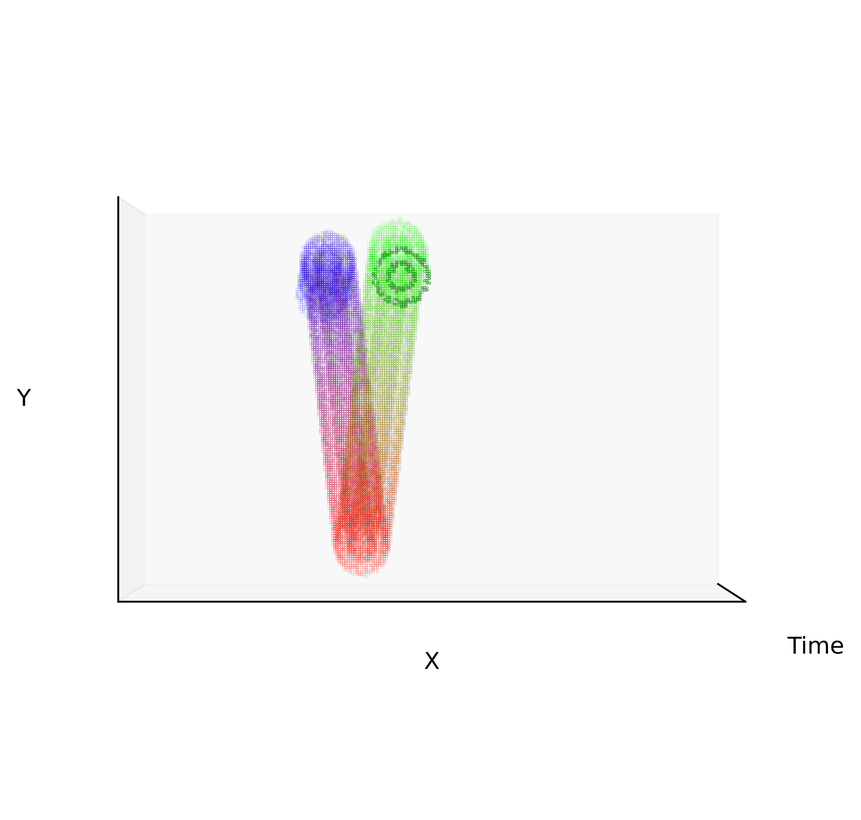
#> input picture visualization/images/path_10.png, 861 x 820 px, shrunk from 6178 x 5884 before the run; its folder holds 2 pictures in this run
$ python cropper.py
#> lines starting #> are read from the running program, lines starting #| are printed output that depends on the picture
from PIL import Image
import os

def crop_image(image_path, output_path):
    # Opens a image in RGB mode
#> called with image_path = 'images/path_10.png', output_path = 'images/path_10.png'
    im = Image.open(image_path)
#> im is the input picture: PIL image 861x820 RGBA; mean R, G, B, A 249, 248, 247.8, 255

    # Size of the image in pixels (size of original image)
    # (This is not mandatory)
    width, height = im.size
#> width = 861; height = 820

    # Setting the points for cropped image
    px_ratio = 15
    left = 0
    top = height*px_ratio/100
#> top = 123
    right = width
#> right = 861
    bottom = height*(100-px_ratio)/100
#> bottom = 697

    # Cropped image of above dimension
    # (It will not change original image)
    im1 = im.crop((left, top, right, bottom))
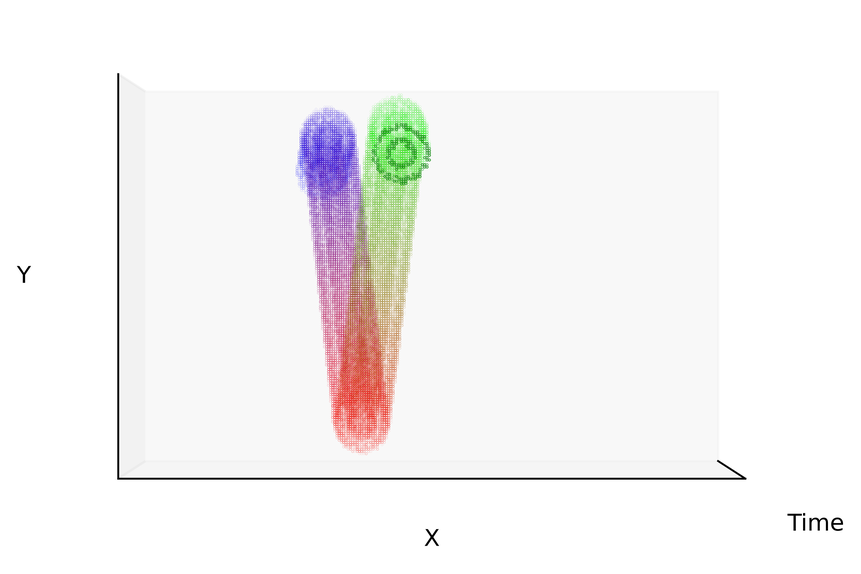
#> im1: PIL image 861x574 RGBA; mean R, G, B, A 246.5, 245, 244.8, 255

    # Shows the image in image viewer
    im1.save(output_path)


def crop_images_in_directory(input_directory, output_directory):
    if not os.path.exists(output_directory):
        os.makedirs(output_directory)

    for filename in os.listdir(input_directory):
        if filename.endswith(".png"):
            image_path = os.path.join(input_directory, filename)
            output_path = os.path.join(output_directory, filename)
            crop_image(image_path, output_path)
#> pass 2 of the loop in crop_images_in_directory, `for filename in os.listdir(input_directory):`:
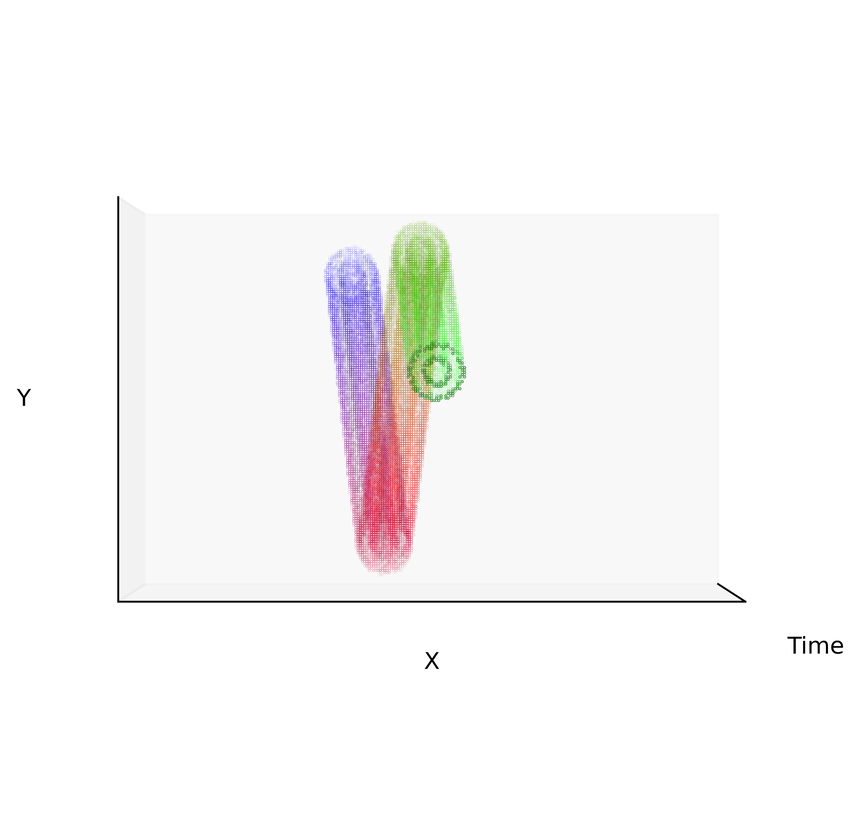
#> input picture visualization/images/path_32.png, 861 x 820 px, shrunk from 6178 x 5884 before the run
#> in crop_image, im is the input picture: PIL image 861x820 RGBA; mean R, G, B, A 249.1, 248.1, 247.9, 255
#> in crop_image (call 2), `im1 = im.crop((left, top, right, bottom))`:
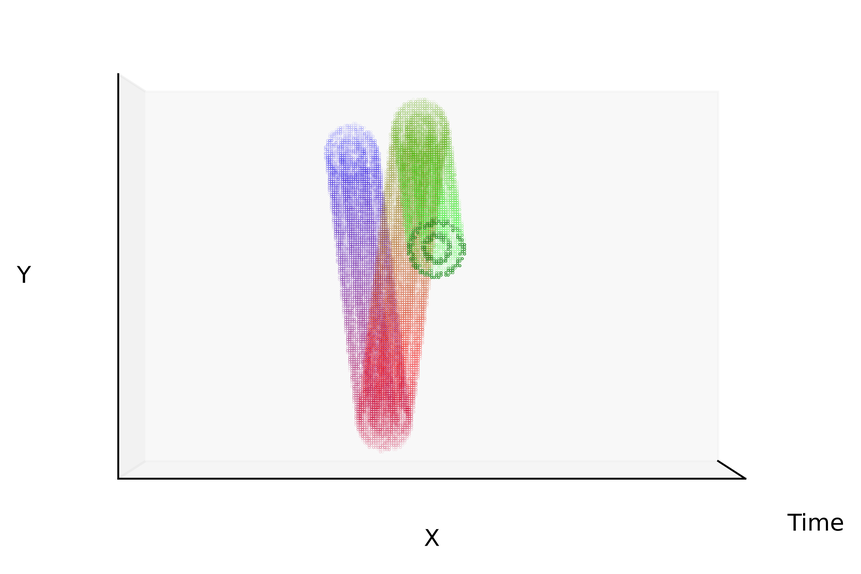
#> im1: PIL image 861x574 RGBA; mean R, G, B, A 246.6, 245.1, 244.9, 255


input_directory = 'images'
output_directory = 'images'

crop_images_in_directory(input_directory, output_directory)
